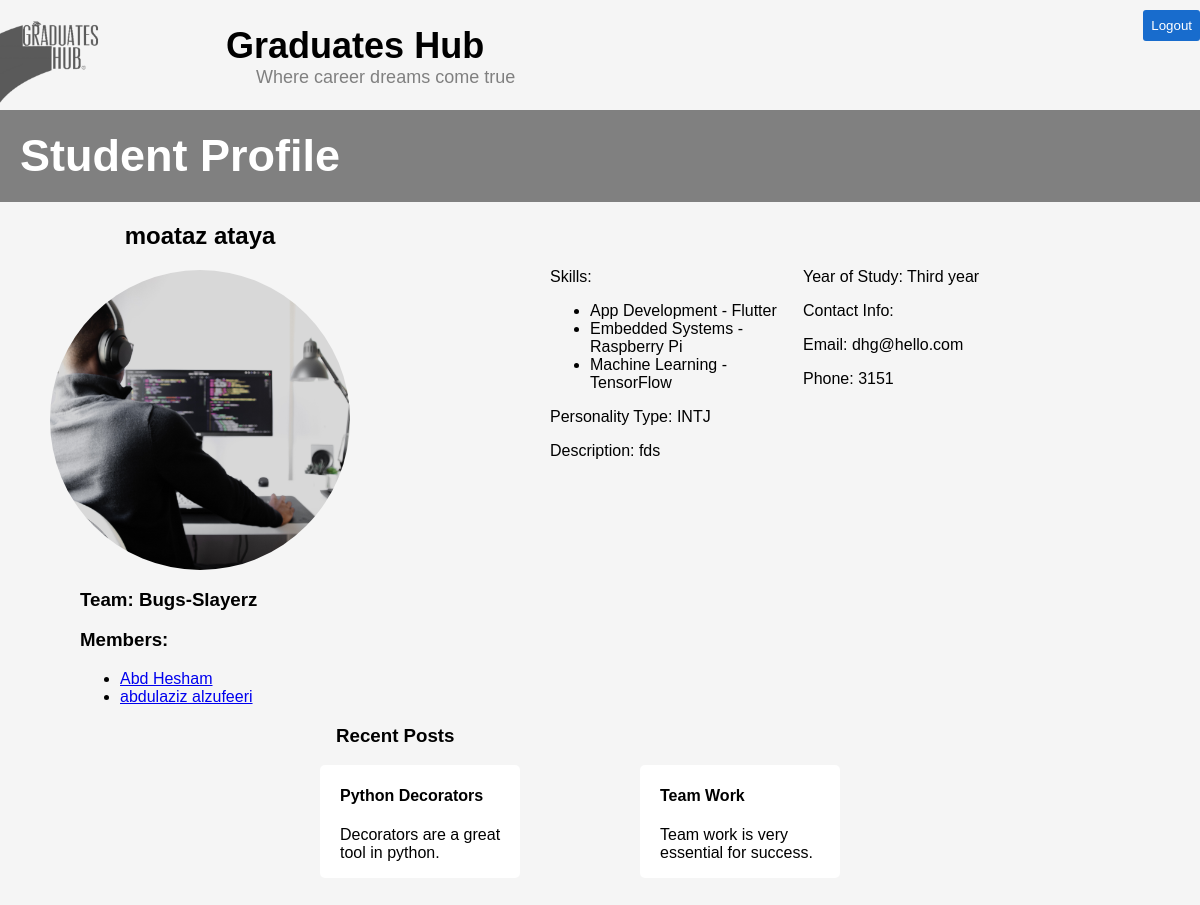
The app's page /hub/student-profile/1/ (signed in), older data.
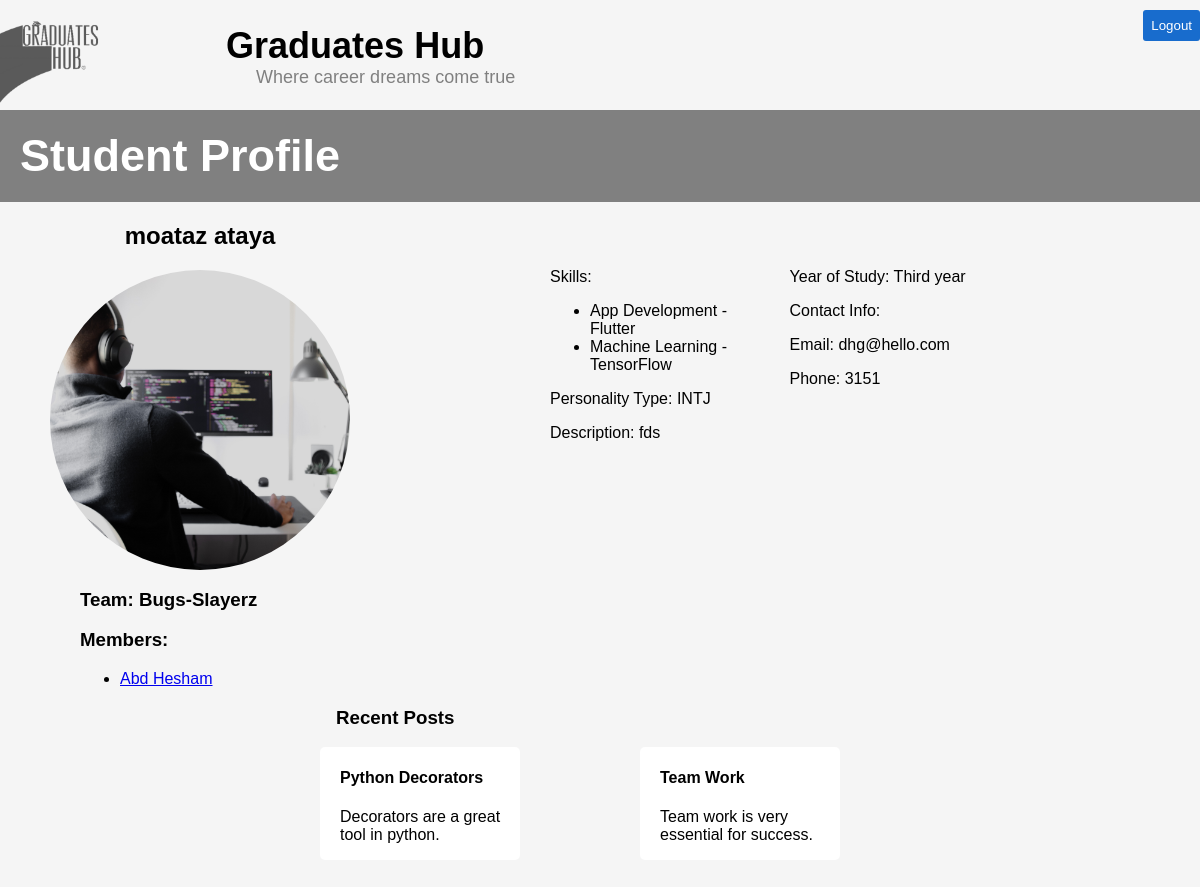
The same page, newer data.
### hub/models.py (models this page shows)
class Skill(models.Model):
    FIELDS = [('Embedded Systems', 'Embedded Systems'),
              ('App Development', 'App Development'),
              ('Programming Language', 'Programming Language'),
              ('Graphic Design', 'Graphics Design'),
              ('Machine Learning', 'Machine Learning'),
              ('Databases', 'Databases'),
              ('Web Backend', 'Web Backend'),
              ('Web Frontend', 'Web Frontend')]
    field = models.CharField(max_length=40, choices=FIELDS)
    name = models.CharField(max_length=40)
    def __str__(self):
        return self.field + ' - ' + self.name

class User(models.Model):
    GENDERS = [('M', 'Male'), ('F', 'Female')]
    name = models.CharField(max_length=40)
    phone = models.PositiveIntegerField()
    bio = models.TextField(max_length=500)
    photo = models.ImageField(default='default.png',
                              upload_to='profile_pics/', blank=True)
    website = models.URLField(null=True, blank=True)
    email = models.EmailField()
    def __str__(self):
        return self.name

class Student(User):
    PERSONALITIES = [('INTP', 'INTP'), ('INTJ', 'INTJ'), ('INFP', 'INFP'),
                     ('INFJ', 'INFJ'), ('ISTP', 'ISTP'), ('ISTJ', 'ISTJ'),
                     ('ISFP', 'ISFP'), ('ISFJ', 'ISFJ'), ('ENTP', 'ENTP'),
                     ('ENTJ', 'ENTJ'), ('ENFP', 'ENFP'), ('ENFJ', 'ENFJ'),
                     ('ESTP', 'ESTP'), ('ESTJ', 'ESTJ'), ('ESFP', 'ESFP'),
                     ('ESFJ', 'ESFJ')]
    ORDINALS = {1: 'First', 2: 'Second', 3: 'Third', 4: 'Fourth', 5: 'Fifth',
                6: 'Sixth', 7: 'Seventh', 8: 'Eighth', 9: 'Eighth', 10: 'tenth'}
    COMPATIBILITY_MATRIX = {
        'INTJ': ['ENFP', 'INFP', 'ENTJ', 'INTJ', 'INFJ', 'ISTJ'],
        'INTP': ['ENFJ', 'INFJ', 'ENTP', 'INTP', 'INFP', 'ISTP'],
        'INFJ': ['ENFP', 'INFP', 'ENTJ', 'INTJ', 'INFJ', 'ENFJ'],
        'INFP': ['ENFJ', 'INFJ', 'ENTP', 'INTP', 'INFP', 'ENFP'],
        'ISTJ': ['ENFJ', 'INFJ', 'ESFJ', 'ISFJ', 'ISTJ', 'ESTJ'],
        'ISFJ': ['ENFJ', 'INFJ', 'ESFJ', 'ISFJ', 'ISTJ', 'ESTJ'],
        'ISTP': ['ENFP', 'INFP', 'ENTP', 'INTP', 'ISFP', 'ISTP'],
        'ISFP': ['ENFJ', 'INFJ', 'ESFP', 'ISFP', 'ISTP', 'ESTP'],
        'ENTJ': ['ENFP', 'INFP', 'ENTJ', 'INTJ', 'INFJ', 'ENFJ'],
        'ENTP': ['ENFJ', 'INFJ', 'ENTP', 'INTP', 'INFP', 'ENFP'],
        'ENFJ': ['ENFP', 'INFP', 'ENTJ', 'INTJ', 'INFJ', 'ENTP'],
        'ENFP': ['ENFJ', 'INFJ', 'ENTP', 'INTP', 'INFP', 'ENFP'],
        'ESTJ': ['ESFJ', 'ISFJ', 'ISTJ', 'ESTJ', 'ENTJ', 'INTJ'],
        'ESFJ': ['ESFJ', 'ISFJ', 'ISTJ', 'ESTJ', 'ENFJ', 'INFJ'],
        'ESTP': ['ESFP', 'ISFP', 'ISTP', 'ESTP', 'ENTP', 'INTP'],
        'ESFP': ['ESFJ', 'ISFJ', 'ESFP', 'ISFP', 'ISTP', 'ESTP']
    }
    auth_user = models.OneToOneField(
        AuthUser, on_delete=models.CASCADE, related_name='profile')
    gender = models.CharField(max_length=1, choices=User.GENDERS)
    year = models.PositiveIntegerField()
    personality = models.CharField(max_length=4, choices=PERSONALITIES)
    team = models.ForeignKey(
        Team, null=True, on_delete=models.SET_NULL, blank=True)
    design_semester = models.ForeignKey(
        Semester, null=True, on_delete=models.SET_NULL, blank=True)
    skills = models.ManyToManyField(
        'Skill')
    occupancies = models.ManyToManyField('Occupancy', blank=True)

class User(models.Model):
    GENDERS = [('M', 'Male'), ('F', 'Female')]
    name = models.CharField(max_length=40)
    phone = models.PositiveIntegerField()
    bio = models.TextField(max_length=500)
    photo = models.ImageField(default='default.png',
                              upload_to='profile_pics/', blank=True)
    website = models.URLField(null=True, blank=True)
    email = models.EmailField()
    def __str__(self):
        return self.name

### hub/views.py (the view)
# urls.py: path("student-profile/<int:id>/", views.get_student_profile, name='student-profile'),
def get_student_profile(request, id):
    if request.user.profile.id == id:
        return redirect('my-profile')
    student = Student.objects.get(id=id)
    student_skills = student.skills.all()
    if student.team:
        student_team = student.team.student_set.all().exclude(name=student.name)
    else:
        student_team = []
    student_year = student.ORDINALS[student.year]
    context = {'student': student, 'skills': student_skills,
               'study_year': student_year, 'team': student_team}
    return render(request, 'hub/student_profile.html',context)

### hub/templates/hub/student_profile.html (shortened to what this page needs)
{% load static%}
<!DOCTYPE html>
<html>
<head>
	<link rel="stylesheet" type="text/css" href="{% static 'hub/css/student_profile.css' %}">
</head>
<body>
	<header>
		<div class="logo">
			<div class="logo">
				<a  href="{% url 'student-home' %}"><img src="{% static 'hub/img/GraduatesHubLogo.png' %}" alt="Graduates Hub Logo"></a>
			</div>
		</div>
		<div class="title">
			<h1>Graduates Hub</h1>
			<p>Where career dreams come true</p>
		</div>
		<a href="/logout/"><button class="logout-button"> Logout </button></a>
	</header>
	<div class = "bar">
        <h2>Student Profile</h2>
    </div>
	<main>
        <div class="profile-info">
		<div class="profile-title">
            <h2> {{ student.name }}</h2>
			<img src="{{ student.photo.url}}" alt="Profile Photo">
		</div>
		<div class="fields">
            <div class="fields-info">
			<div class="left">
				<p>Skills:
					<ul>
					{% for skill in skills %}
					 <li>{{skill}}</li>
					{% endfor %}
					</ul>
				</p>
				<p>Personality Type: {{student.personality}}</p>
				<p>Description: {{student.bio}}</p>
			</div>
			<div class="right">
				<p>Year of Study: {{study_year}} year</p>
				<p>Contact Info:</p>
				<p>Email: {{ student.email }}</p>
				<p>Phone: {{ student.phone }}</p>
			</div>
        </div>
		</div>
    </div>
		<div class="dialog">
			<div class="team-members">
				{% if team %}
				<h3> Team: {{ student.team.name }}</h3>
				<h3>  Members:</h3>
				<ul>
				{% for member in team %}
				 <li><a href="/hub/student-profile/{{member.id}}">{{member}}</a></li>
				{% endfor %}
				</ul>
				{% endif %}
			</div>
            <div class="posts">
            <h3>Recent Posts</h3>
			<div class="post-boxes">
                <div id="post1">
                    <div class="post-info">
                    <h4>Python Decorators</h4>
                    <p>
                        Decorators are a great tool in python.
                    </p>
                </div>
                </div>
                <div id="post2">
                    <div class="post-info">
                    <h4>Team Work</h4>
                    <p>
                        Team work is very essential for success.
                    </p>
                </div>
                </div>
            </div>
        </div>
		</div>
	</main>
</body>
</html>

Row changes from the older to the newer data that the page shows:
no longer on this page (row unchanged): Skill: field+name "Embedded Systems - Raspberry Pi"
no longer on this page (row edited): Student: name "abdulaziz alzufeeri"
